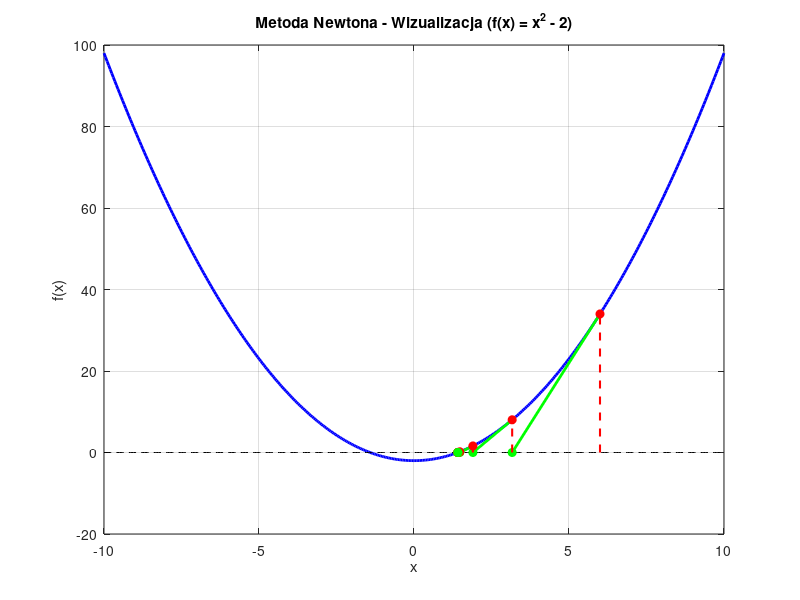

The MATLAB source for this figure:
% Definicja funkcji i jej pochodnej (anonimowe funkcje)
f = @(x) x.^2 - 2;  % Funkcja
f_prime = @(x) 2*x;  % Pochodna funkcji

% Parametry początkowe
x0 = 6;  % Początkowe przybliżenie
max_iter = 10;  % Maksymalna liczba iteracji
tol = 1e-6;  % Tolerancja

% Tworzenie wykresu funkcji
x = linspace(-10, 10, 400);
y = f(x);
figure;
plot(x, y, 'b', 'LineWidth', 2);  % Wykres funkcji
hold on;

% Rysowanie osi
plot(x, zeros(size(x)), 'k--');  % Oś X
title('Metoda Newtona - Wizualizacja (f(x) = x^2 - 2)');
xlabel('x');
ylabel('f(x)');
grid on;

% Przeprowadzanie iteracji metody Newtona
xk = x0;  % Inicjalizacja punktu początkowego
for k = 1:max_iter
    % Obliczanie wartości funkcji i jej pochodnej
    fxk = f(xk);
    fpxk = f_prime(xk);
    
    % Aktualizacja przybliżenia
    xk1 = xk - fxk / fpxk;
    
    % Rysowanie punktów przybliżenia na wykresie
    plot([xk, xk], [0, fxk], 'r--', 'LineWidth', 1.5);  % Linia do funkcji
    plot([xk, xk1], [fxk, 0], 'g-', 'LineWidth', 2);  % Linia do nowego przybliżenia
    
    % Rysowanie punktów
    plot(xk, fxk, 'ro', 'MarkerFaceColor', 'r');  % Punkt aktualny
    plot(xk1, 0, 'go', 'MarkerFaceColor', 'g');  % Punkt nowy
    
    % Sprawdzanie warunku zakończenia
    if abs(xk1 - xk) < tol
        break;
    end
    
    % Aktualizacja xk
    xk = xk1;
end

% Wyświetlenie wyniku
disp(['Znaleziony pierwiastek: ', num2str(xk)]);